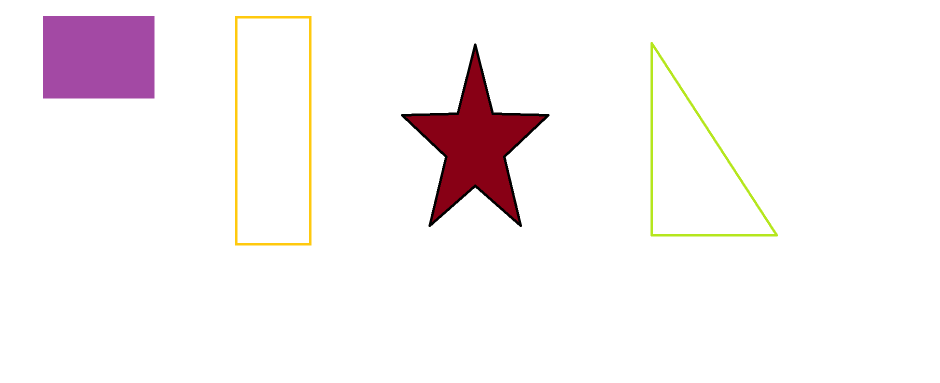
#> input picture photos/two rectangles one star one triangle.png, 1879 x 766 px (shown at 1/2 size)
$ jupyter execute 'final project.ipynb'   (older library calls are emulated)
#> lines starting #> are read from the running program, lines starting #| are printed output that depends on the picture; after the words box and inside, x2 and y2 are one past the last pixel; in counts of white or black regions, pixels touching at a corner belong together
#> further down, originalImage is the input picture: shape (766, 1879, 3); mean B, G, R 244.4, 243.2, 248.6
[cell 1]
import imutils
import cv2
import numpy as np
import matplotlib.pyplot as plt

[cell 2]
# load the image and resize it to a smalle rfactor so that the shapes can be approximated better
def detectShapes(originalImage):
    copyImage = originalImage.copy()
    mat = np.ones((5, 5), np.uint8)
    gradImage = cv2.morphologyEx(copyImage, cv2.MORPH_GRADIENT, mat)
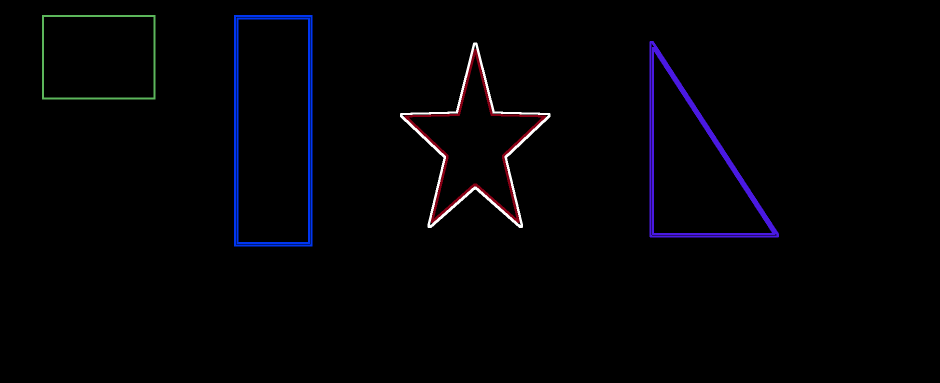
#> gradImage: shape (766, 1879, 3) (shown at 1/2 size); mean B, G, R 4.6, 2.1, 2.4

    resized = imutils.resize(gradImage, width=1000)
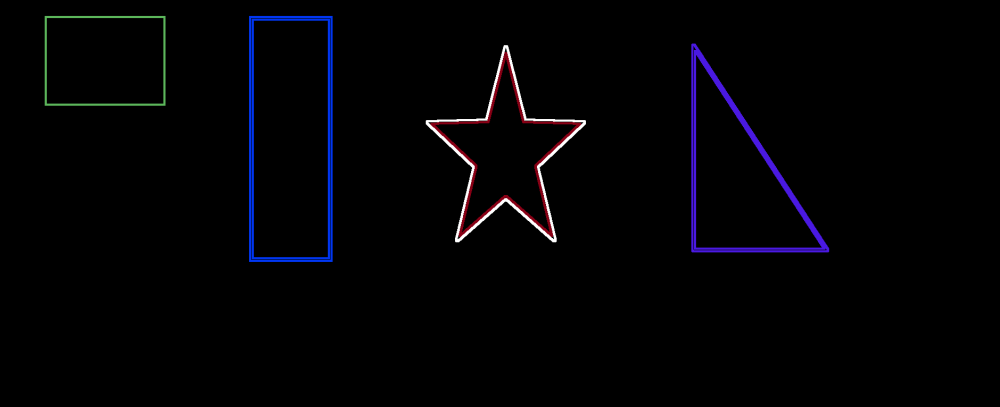
#> resized: shape (407, 1000, 3); mean B, G, R 4.6, 2.1, 2.4
    ratio = copyImage.shape[0] / float(resized.shape[0])
#> ratio = 1.88

    # convert the resized newImage to grayscale, blur it slightly and threshold it
    gray = cv2.cvtColor(resized, cv2.COLOR_BGR2GRAY)
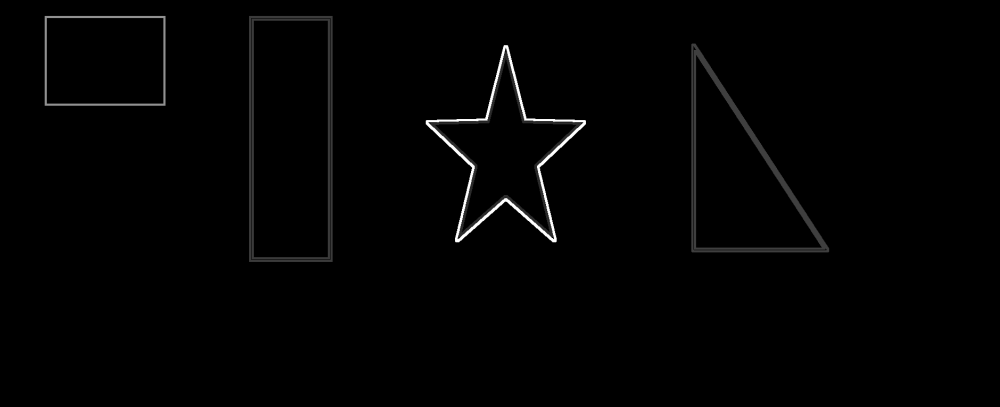
#> gray: shape (407, 1000); min 0, max 255, mean 2.5
    blurred = cv2.GaussianBlur(gray, (5, 5), 0)
    _, thresh = cv2.threshold(blurred, 25, 255, cv2.THRESH_BINARY)
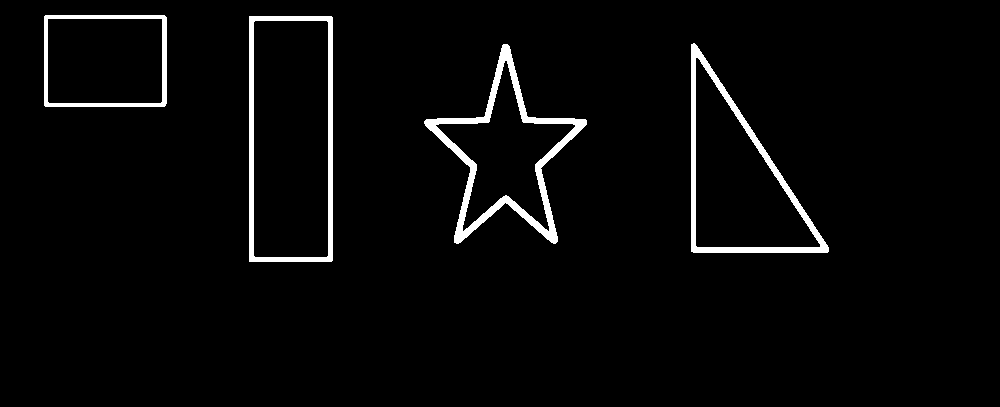
#> thresh: shape (407, 1000); 3.1% white; 4 white regions

    # find contours in the threshold copyImage and initialize the shape detector
    contours = cv2.findContours(thresh.copy(), cv2.RETR_EXTERNAL, cv2.CHAIN_APPROX_SIMPLE)
#> contours = 4 contours; box (x1, y1, x2, y2) and area: (249, 16, 333, 262) 20334, (691, 43, 829, 253) 15028, (424, 44, 587, 244) 12516, (44, 15, 167, 107) 11096
    contours = imutils.grab_contours(contours)
    shapeDetectorObject = ShapeDetector()

    Triangle = 0
    Rectangle = 0
    Square = 0
    Circle = 0
    Star = 0

    # loop over the contours
    for current in contours:
        # compute the center of the contour, then detect the name of the
        # shape using only the contour
        M = cv2.moments(current)
        cX = int((M["m10"] / M["m00"]) * ratio)
        cY = int((M["m01"] / M["m00"]) * ratio)

        # Check which shape came back and add to amount variable
        shape = shapeDetectorObject.detect(current)

        if (shape == "triangle"):
            Triangle += 1
        elif (shape == "rectangle"):
            Rectangle += 1
        elif (shape == "square"):
            Square += 1
        elif (shape == "star"):
            Star += 1
        elif (shape == "circle"):
            Circle += 1

        # multiply the contour (x, y)-coordinates by the resize ratio,
        # then draw the contours and the name of the shape on the copyImage
        current = current.astype("float")
        current *= ratio
        current = current.astype("int")
        cv2.drawContours(copyImage, [current], -1, (0, 255, 0), 3)
        cv2.putText(copyImage, shape, (cX, cY), cv2.FONT_HERSHEY_SIMPLEX, 0.5, (255, 255, 255), 2)
#> this loop made 4 passes
#> (cX, cY, shape, peri in detect, approx in detect, x in detect, y in detect, w in detect) on passes 3 to 4: (546, 260, 'rectangle', 654.8, [[249, 16], [249, 261], [331, 261], [332, 17]], 249, 16, 84), (197, 113, 'rectangle', 422.5, [[44, 16], [45, 106], [165, 105], [164, 15]], 44, 15, 122)
#> (cX, cY, shape, peri in detect, approx in detect, Triangle) on pass 2: (1388, 339, 'triangle', 611.7, [[691, 44], [691, 251], [827, 252]], 1)
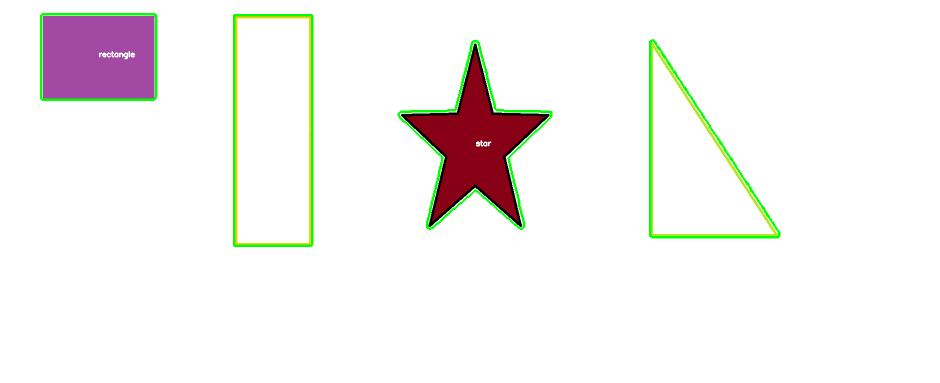
#> copyImage: shape (766, 1879, 3) (shown at 1/2 size); 1.54% of pixels changed, all inside (x1, y1, x2, y2) = (80, 26, 1561, 494)
#> after the loop, Circle = 0; Rectangle = 2; Square = 0; Star = 1; Triangle = 1

    # No need for post process: Example why:
    # laplacian = cv2.Laplacian(newImage, cv2.CV_16S, ksize=3)
    # newImage = newImage + laplacian


    return gradImage, thresh, copyImage, Triangle, Rectangle, Square, Star, Circle

[cell 3]
import cv2

class ShapeDetector:
    def __init__(self):
        pass

    def detect(self,c):
        shape = "unidentified"
        peri = cv2.arcLength(c,True)
        approx = cv2.approxPolyDP(c, 0.04 * peri, True)

        # if the shape is a triangle, it will have 3 vertices
        if len(approx) == 3:
            shape = "triangle"

        # if the shape has 4 vertices, it is either a square or a rectangle
        elif len(approx) == 4:
            # compute the bounding box of the contour and use the bounding box to compute the aspect ratio
            x,y,w,h = cv2.boundingRect(approx)
            ar = w / float(h)

            # a square will have an aspect ratio that is approximately equal to one, otherwise, the shape is rectangle
            shape = "square" if ar >= 0.95 and ar <= 1.05 else "rectangle"


        # if the shape is a star, it will have 10 vertices
        elif len(approx) == 10:
            shape = "star"

        # otherwise we will assume that the shape is circle
        else:
            area = cv2.contourArea(c)
            if(len(approx) >= 6) & (len(approx) <= 23) and area > 30:
                shape = "unidentified"

        #return the name of the shape
        return shape

[cell 4]
originalImage = cv2.imread("photos/two rectangles one star one triangle.png")

gradImage, thresh, copyImage, \
Triangle, Rectangle, Square, Star, Circle = detectShapes(originalImage)
#> Triangle = 1; Rectangle = 2; Square = 0; Star = 1; Circle = 0

# show the output newImage
plt.figure()

plt.subplot(221)
plt.imshow(originalImage)
plt.title("original image")

plt.subplot(222)
plt.imshow(gradImage)
plt.title("gradient image")

plt.subplot(223)
plt.imshow(thresh)
plt.title("thresh image")

plt.subplot(224)
plt.imshow(copyImage)
plt.title("image after process")

plt.show()
#> figure, not shown here; B, G, R data is drawn as R, G, B

if (Triangle > 0):
    print("Triangles:", Triangle)
#| Triangles: 1
if (Rectangle > 0):
    print("Rectangles:", Rectangle)
#| Rectangles: 2
if (Square > 0):
    print("Squares:", Square)
if (Star > 0):
    print("Stars:", Star)
#| Stars: 1
if (Circle > 0):
    print("Circles:", Circle)

$ run again, with photos/Untitled.png copied over photos/two rectangles one star one triangle.png
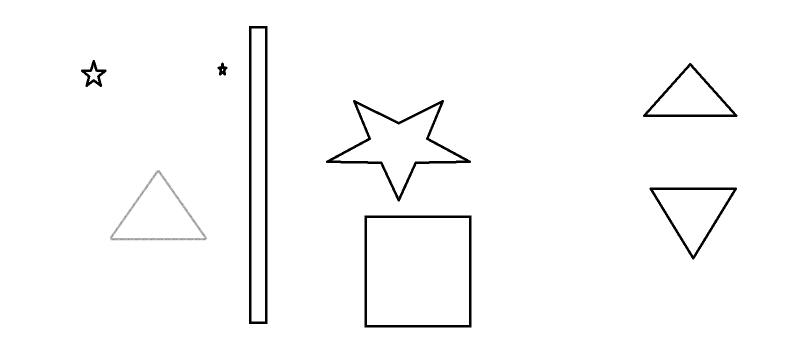
#> input picture photos/Untitled.png, 1608 x 687 px (shown at 1/2 size)
#> originalImage is the input picture: shape (687, 1608, 3); min 0, max 255, mean 250
#> in detectShapes, `_, thresh = cv2.threshold(blurred, 25, 255, cv2.THRESH_BINARY)`:
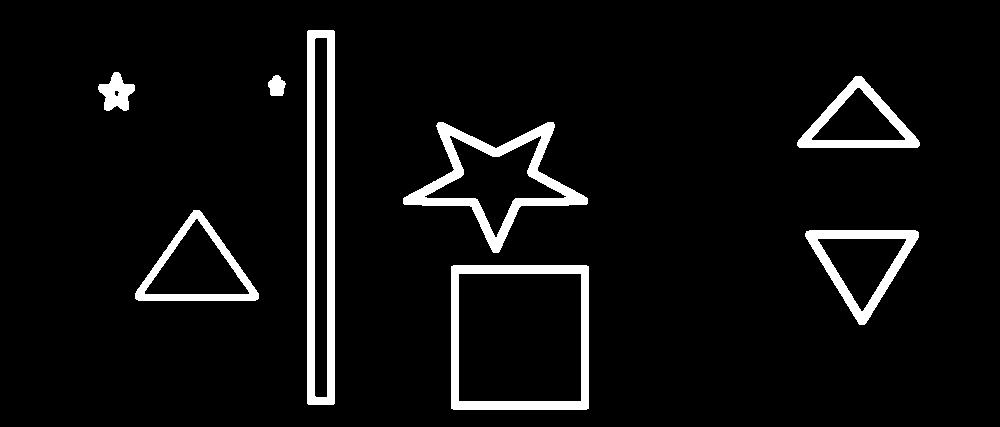
#> thresh: shape (427, 1000); 5.7% white; 8 white regions
#> contours = 8 contours; box (x1, y1, x2, y2) and area: (451, 265, 589, 410) 19722, (307, 30, 335, 405) 10096, (403, 122, 588, 253) 9794, (135, 210, 259, 301) 6232, (805, 230, 919, 325) 5904, (797, 76, 920, 148) 4860, (98, 72, 135, 111) 789, (268, 75, 286, 96) 248
#> the loop in detectShapes, `for current in contours:` made 8 passes
#> (cX, cY, shape, peri in detect, approx in detect, x in detect, y in detect, w in detect) on pass 1: (835, 542, 'square', 559.7, [[451, 266], [451, 408], [588, 408], [588, 266]], 451, 266, 138)
#> after the loop in detectShapes, `for current in contours:`:
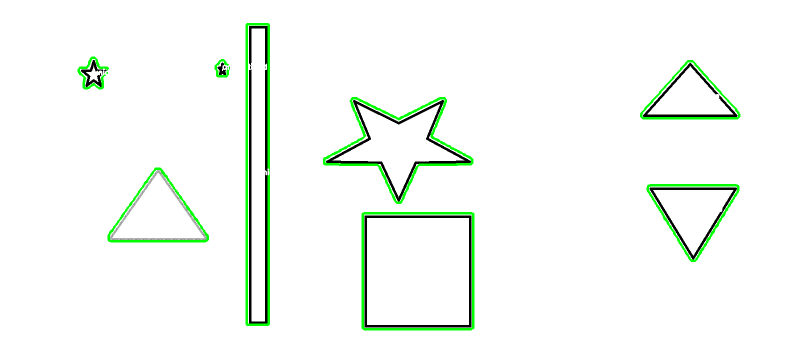
#> copyImage: shape (687, 1608, 3) (shown at 1/2 size); 2.22% of pixels changed, all inside (x1, y1, x2, y2) = (155, 46, 1481, 661)
#> after the loop in detectShapes, `for current in contours:`: Circle = 0; Square = 1; Triangle = 3
#> `gradImage, thresh, copyImage, \ Triangle, Rectangle, Square, Star, Cir..`: Rectangle = 0; Square = 1; Circle = 0
#| Triangles: 3
#| Squares: 1
#| Stars: 1
